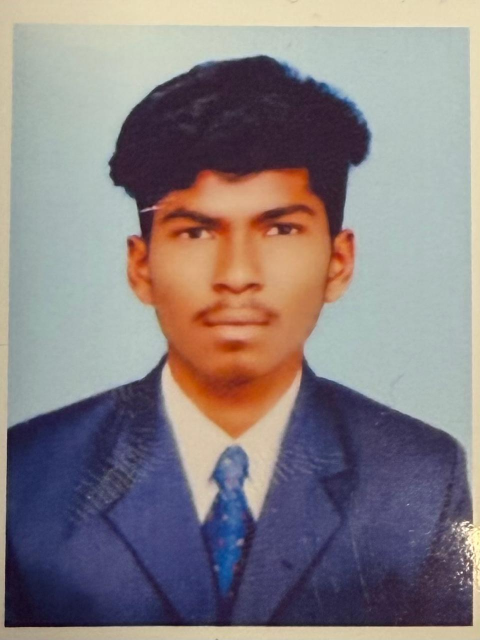
#> input picture img.jpg, 960 x 1280 px (shown at 1/2 size)
$ jupyter execute Ex01.ipynb
#> lines starting #> are read from the running program, lines starting #| are printed output that depends on the picture; after the words box and inside, x2 and y2 are one past the last pixel; in counts of white or black regions, pixels touching at a corner belong together
## EX.01 - Image-Handling-and-Pixel-Transformations-Using-OpenCV
## NAME : SURYA
## REG NO : 212224220115

[cell 1]
import cv2
import matplotlib.pyplot as plt
import numpy as np

[cell 2]
img = cv2.imread('img.jpg', cv2.IMREAD_COLOR)
#> img is the input picture: shape (1280, 960, 3); mean B, G, R 129.7, 127.2, 135.7

[cell 3]
img_rgb = cv2.cvtColor(img, cv2.COLOR_BGR2RGB)

[cell 4]
plt.imshow(img_rgb, cmap='viridis')  # You can change 'viridis' to another cmap or use None for RGB images
plt.title("Original Image")
plt.axis('off')  # Removes axis ticks and labels
plt.show()

[cell 5]
image = cv2.imread('img.jpeg')

[cell 6]
img_rgb = cv2.cvtColor(img, cv2.COLOR_BGR2RGB)
img_rgb.shape
(1536, 941, 3)

[cell 7]
line_img = cv2.line(img_rgb, (0, 0), (1500, 1850), (0, 255, 0), 4) # cv2.line(image, start_point, end_point, color, thickness)
plt.imshow(line_img, cmap='viridis')
plt.title("Image with Line")
plt.axis('off')
plt.show()

[cell 8]
image = cv2.imread('img.jepg')

[cell 9]
img_rgb = cv2.cvtColor(img, cv2.COLOR_BGR2RGB)
img_rgb.shape
(1536, 941, 3)
circle_img = cv2.circle(img_rgb,(150,150),80,(0,0,255),10) # cv2.circle(image, center, radius, color, thickness)
plt.imshow(circle_img, cmap='viridis')
plt.title("Image with Circle")
plt.axis('off')
plt.show()

[cell 10]
image = cv2.imread('img.jpeg')

[cell 11]
img_rgb = cv2.cvtColor(img, cv2.COLOR_BGR2RGB)
img.shape
(1536, 941, 3)

[cell 12]
rectangle_img = cv2.rectangle(img_rgb, (0, 0), (500,500), (255, 0, 0), 10)  # cv2.rectangle(image, start_point, end_point, color, thickness)
plt.imshow(rectangle_img, cmap='viridis')
plt.title("Image with Rectangle")
plt.axis('off')
plt.show()

[cell 13]
image = cv2.imread('img.jpeg')

[cell 14]
img_rgb = cv2.cvtColor(img, cv2.COLOR_BGR2RGB)

[cell 15]
text_img = cv2.putText(img_rgb, "hi everyone", (400,200), cv2.FONT_HERSHEY_SIMPLEX, 2, (255, 255, 255), 100)  ## cv2.putText(image, text, position, font, font_scale, color, thickness)
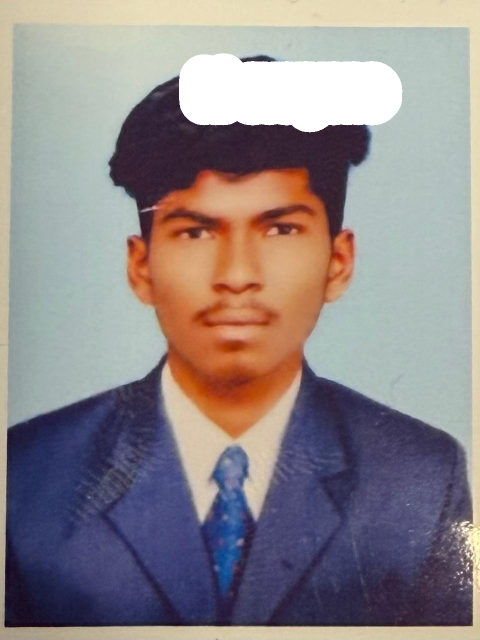
#> text_img: shape (1280, 960, 3) (shown at 1/2 size); mean R, G, B 143.1, 134.7, 136.7
plt.imshow(text_img, cmap='viridis')
plt.title("Image with Text")
plt.axis('off')
plt.show()

[cell 16]
image = cv2.imread('img.jpg')
image_rgb = cv2.cvtColor(image, cv2.COLOR_BGR2RGB)

[cell 17]
plt.imshow(image_rgb)
plt.title("Original RGB Image")
plt.axis("off")
(np.float64(-0.5), np.float64(940.5), np.float64(1535.5), np.float64(-0.5))

[cell 18]
image_hsv = cv2.cvtColor(image_rgb, cv2.COLOR_RGB2HSV)
#> image_hsv: shape (1280, 960, 3); mean H, S, V 82.1, 74.8, 152.3
# HSV Image
plt.imshow(image_hsv)
plt.title("HSV Image")
plt.axis("off")
(np.float64(-0.5), np.float64(940.5), np.float64(1535.5), np.float64(-0.5))

[cell 19]
image_gray = cv2.cvtColor(image_rgb, cv2.COLOR_RGB2GRAY)
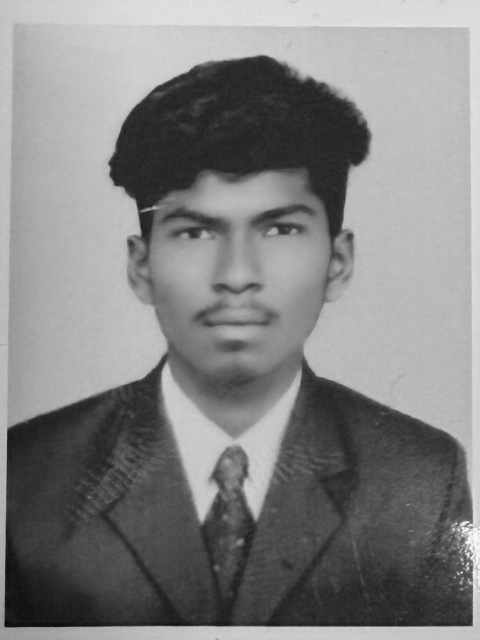
#> image_gray: shape (1280, 960) (shown at 1/2 size); min 3, max 253, mean 130

[cell 20]
plt.imshow(image_gray, cmap='gray')
plt.title("Grayscale Image")
plt.axis("off")
(np.float64(-0.5), np.float64(940.5), np.float64(1535.5), np.float64(-0.5))

[cell 21]
image_ycrcb = cv2.cvtColor(image_rgb, cv2.COLOR_RGB2YCrCb)
#> image_ycrcb: shape (1280, 960, 3); mean of channels 0, 1, 2 130, 132.1, 127.8

[cell 22]
plt.imshow(image_ycrcb)
plt.title("YCrCb Image")
plt.axis("off")
(np.float64(-0.5), np.float64(940.5), np.float64(1535.5), np.float64(-0.5))

[cell 23]
image_hsv_to_rgb = cv2.cvtColor(image_hsv, cv2.COLOR_HSV2RGB)
plt.imshow(image_hsv_to_rgb)
plt.title("HSV to RGB Image")
plt.axis("off")
(np.float64(-0.5), np.float64(940.5), np.float64(1535.5), np.float64(-0.5))

[cell 24]
image[200:500, 200:500] = [255, 255, 255]  # Rows: 200-499, Columns: 200-499
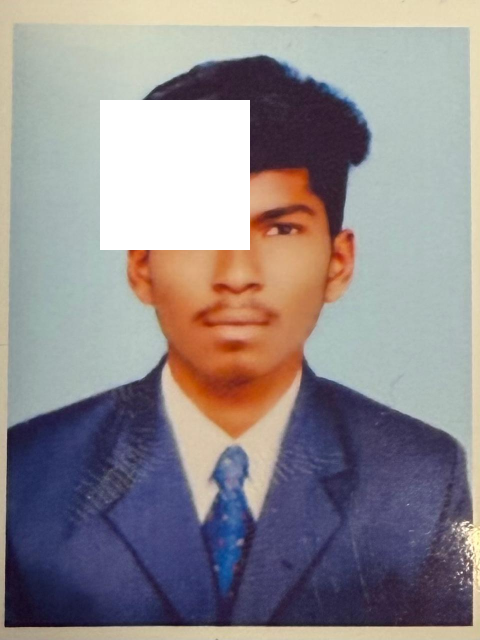
#> image: shape (1280, 960, 3) (shown at 1/2 size); 7.32% of pixels changed, all inside (x1, y1, x2, y2) = (200, 200, 500, 500)

[cell 25]
image_rgb = cv2.cvtColor(image, cv2.COLOR_BGR2RGB)

[cell 26]
plt.imshow(image_rgb)
plt.title("Image with 300x300 White Block")
plt.axis("off")
plt.show()

[cell 27]
image = cv2.imread('img.jpg')
image.shape
(1536, 941, 3)

[cell 28]
resized_image = cv2.resize(image, (768 // 2, 600 // 2))
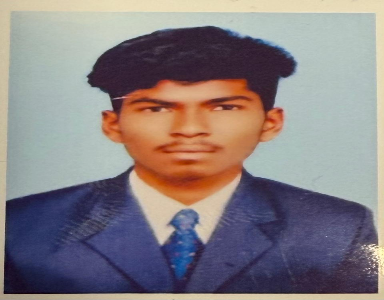
#> resized_image: shape (300, 384, 3); mean B, G, R 129.6, 127.1, 135.6

[cell 29]
resized_image_rgb = cv2.cvtColor(resized_image, cv2.COLOR_BGR2RGB)
resized_image_rgb.shape
(300, 370,2)

[cell 30]
plt.imshow(resized_image_rgb)
plt.title("Resized Image (Half Size)")
plt.axis("off")
plt.show()

[cell 31]
image = cv2.imread('img.jpg')

[cell 32]
flipped_horizontally = cv2.flip(image, 1)
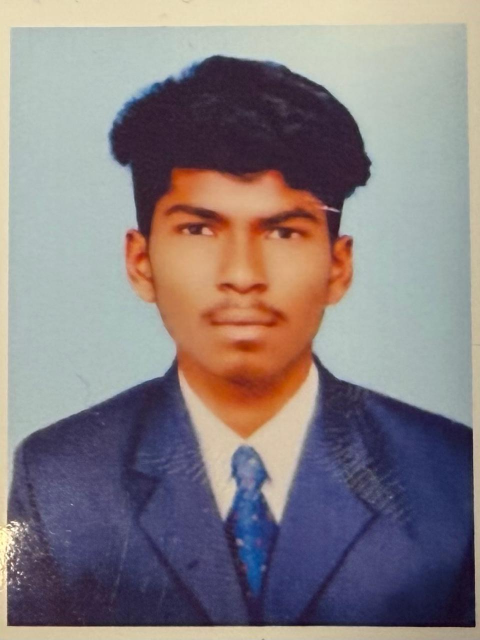
#> flipped_horizontally: shape (1280, 960, 3) (shown at 1/2 size); mean B, G, R 129.7, 127.2, 135.7

[cell 33]
flipped_horizontally_rgb = cv2.cvtColor(flipped_horizontally, cv2.COLOR_BGR2RGB)

[cell 34]
plt.imshow(flipped_horizontally_rgb)
plt.title("Flipped Horizontally")
plt.axis("off")
(np.float64(-0.5), np.float64(940.5), np.float64(1535.5), np.float64(-0.5))

[cell 35]
flipped_vertically = cv2.flip(image, 0)
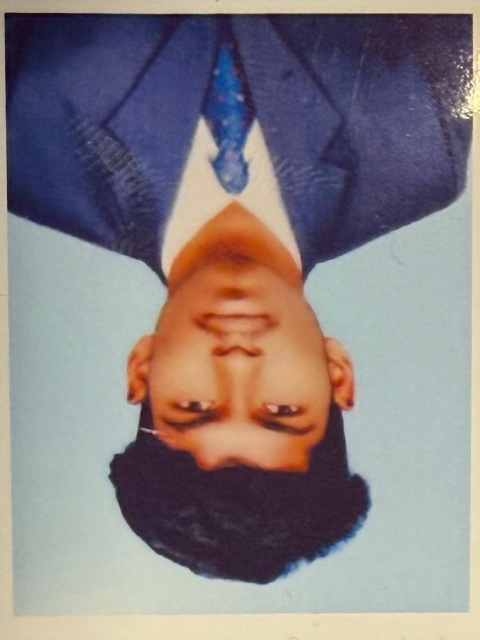
#> flipped_vertically: shape (1280, 960, 3) (shown at 1/2 size); mean B, G, R 129.7, 127.2, 135.7

[cell 36]
flipped_vertically_rgb = cv2.cvtColor(flipped_vertically, cv2.COLOR_BGR2RGB)
